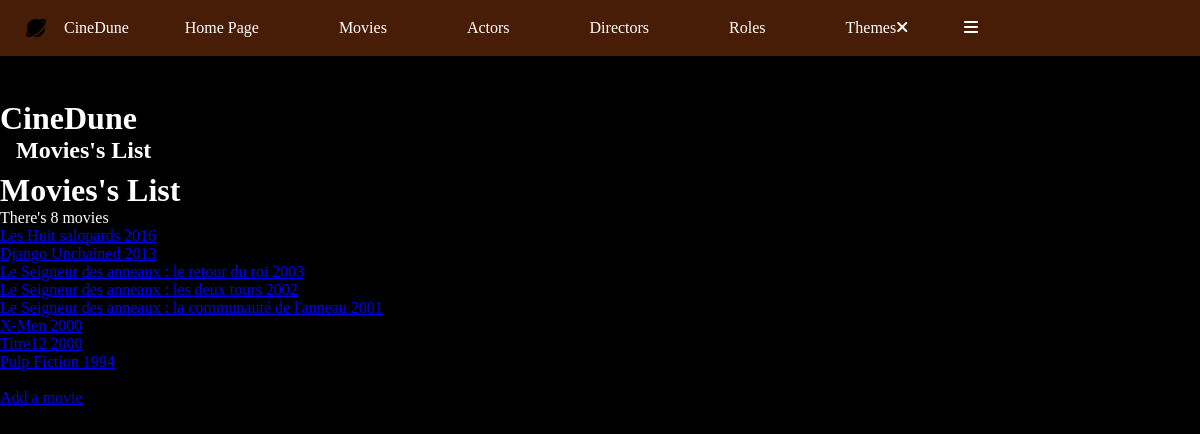
The app's page /index.php?action=listMovies, older data.
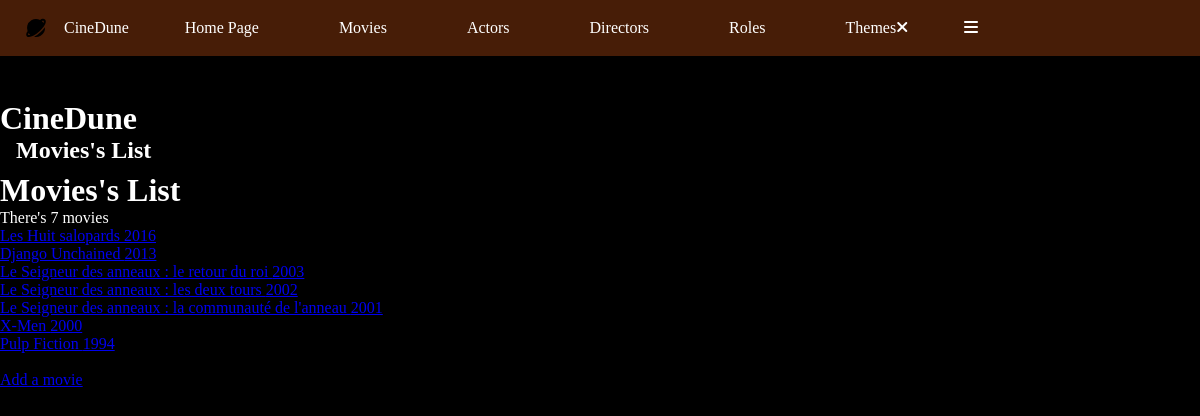
The same page, newer data.
### tables this page shows
CREATE TABLE IF NOT EXISTS `movie` (
  `idMovie` int NOT NULL AUTO_INCREMENT,
  `title` varchar(255) NOT NULL,
  `releaseYear` year NOT NULL,
  `duration` int NOT NULL DEFAULT '0',
  `note` float NOT NULL DEFAULT (0),
  `synopsis` text,
  `poster` varchar(255) NOT NULL,
  `idDirector` int DEFAULT NULL,
  PRIMARY KEY (`idMovie`),
  KEY `idDirector` (`idDirector`),
  CONSTRAINT `FK1_movie_director` FOREIGN KEY (`idDirector`) REFERENCES `director` (`idDirector`)
);

### controller/MovieController.php (called while the page is built, shortened)
<?php
class MovieController
{
    public function listMovies()
    {
        $pdo = Connect::toLogIn();
        $requestMovies = $pdo->query("
        SELECT movie.idMovie, movie.title, movie.releaseYear, movie.duration, movie.note, movie.synopsis, movie.poster
        FROM movie
        ORDER BY releaseYear DESC
        ");
        require "view/movies/listMovies.php";
    }
}

### view/movies/listMovies.php (the view, shortened to what this page needs)
<?php ob_start();
$movies = $requestMovies->fetchAll();
?>
<h1>Movies's List</h1>
<p>There's <?= $requestMovies->rowCount() ?> movies</p>
<?php
foreach($movies as $movie) {
?>
    <a href="index.php?action=moviesDetails&id=<?= $movie["idMovie"] ?>"><?= $movie["title"] . " " . $movie["releaseYear"] . "<br>" ?></a>
<?php
}
?>
<br>
<a href="index.php?action=addMovie">Add a movie</a>
<?php
$secondary_title = "Movies's List";
$content = ob_get_clean();
require "view/template.php";

### index.php (shortened to what this page needs)
<?php
$ctrlMain = new MainController();
$ctrlMovie = new MovieController();
if(isset($_GET["action"])){
    switch ($_GET["action"]) {
        case "listMovies" : $ctrlMovie->listMovies(); break;
    }
} else {
    $ctrlMain->main();
}

### view/template.php (shortened to what this page needs)
<!DOCTYPE html>
<html lang="en">
<head>
    <link rel="stylesheet" href="https://cdnjs.cloudflare.com/ajax/libs/font-awesome/6.5.1/css/all.min.css" />
    <link rel="stylesheet" href="https://cdn.jsdelivr.net/npm/swiper@11/swiper-bundle.min.css" />
    <link rel="stylesheet" href="public/css/style.css" />
</head>
<body>
    <header class="header" id="header">
        <nav class="nav container">
            <a href="index.php" class="nav__logo">
                <img src="public/img/bxs-planet.svg" alt="Logo CineDune">CineDune
            </a>
            <div class="nav__menu" id="nav-menu">
                <ul class="nav__list">
                    <li class="nav__item">
                        <a href="index.php">Home Page</a>
                    </li>
                    <li class="nav__item">
                        <a href="index.php?action=listMovies">Movies</a>
                    </li>
                    <li class="nav__item">
                        <a href="index.php?action=listActors">Actors</a>
                    </li>
                    <li class="nav__item">
                        <a href="index.php?action=listDirectors">Directors</a>
                    </li>
                    <li class="nav__item">
                        <a href="index.php?action=listRoles">Roles</a>
                    </li>
                    <li class="nav__item">
                        <a href="index.php?action=listThemes">Themes</a>
                    </li>
                </ul>
                <div class="nav__close" id="nav-close">
                    <i class="fa-solid fa-xmark"></i>
                </div>
            </div>
            <div class="nav__actions">
                <div class="nav__toggle" id="nav-toggle">
                    <i class="fa-solid fa-bars"></i>
                </div>
            </div>
        </nav>
    </header>
    <div id="wrapper">
        <main>
            <div id="content">
                <h1>CineDune</h1>
                <h2><?= $secondary_title ?></h2>
                <?= $content ?>
            </div>
        </main>
    </div>
</body>
</html>

### public/css/style.css (style rules this page uses)
:root { --header-height: 3.5rem; --background-color: #000000; --brown-color: #471D07; --orange-color: #A2520D; --yellow-color: #D9A849; --text-color: #FFFFFF; --gradient-top: linear-gradient(90deg, #D9A849 0%, #A2520D 100%); --gradient-left: linear-gradient(90deg, rgba(162, 82, 13, 0.5) 0%, rgba(0, 0, 0, 0.5) 100%); --gradient-right: linear-gradient(90deg, rgba(0, 0, 0, 0.5) 0%, rgba(162, 82, 13, 0.5) 100%); --gradient-bottom: linear-gradient(359.4deg, rgba(162, 82, 13, 0.5) 0.52%, rgba(0, 0, 0, 0.5) 99.48%); --button-gradient: linear-gradient(90deg, #D9A849 1.11%, #A2520D 98.89%); --hypertext-underline-gradient: linear-gradient(0deg, #D9A849 0%, #A2520D 100%); --background-gradient: radial-gradient(131.8% 131.8% at 50% -31.8%, #D9A849 23%, #471D07 72.5%, #000000 100%); --swiper-pagination-color: var(--yellow-color); --title-font: "Dune Rise"; --h2-font: "Dune Rise"; --nav-text-font: "Champagne & Limousines"; --z-tooltip: 10; --z-fixed: 100; }
* { box-sizing: border-box; padding: 0; margin: 0; }
html { scroll-behavior: smooth; color: var(--text-color); }
body { background-color: var(--background-color); }
h2 { font-family: var(--h2-font); font-size: 1.5rem; padding-left: 1rem; padding-bottom: .5rem; }
ul { list-style: none; font-family: var(--nav-text-font); }
.container { max-width: 954px; margin-inline: 1.5rem; }
.header { position: fixed; width: 100%; top: 0; left: 0; background-color: var(--brown-color); z-index: var(--z-fixed); }
.nav { position: relative; height: var(--header-height); display: flex; justify-content: space-between; align-items: center; }
.nav__logo { color: var(--text-color); display: flex; align-items: center; gap: 1rem; font-family: var(--title-font); text-decoration: none; transition: .5s; }
.nav__menu { display: flex; }
.nav__menu a { color: var(--text-color); text-decoration: none; transition: .5s; }
#wrapper { padding-top: 100px; }
@media screen and (min-width: 992px) { .nav__list { display: flex; flex-direction: row; gap: 5rem; align-items: center; justify-content: center; justify-items: center; } }

Row changes from the older to the newer data that the page shows:
removed movie: title "Titre12", releaseYear "2000"
Text that changed along with them:
$requestMovies->rowCount(): "8" → "7"
